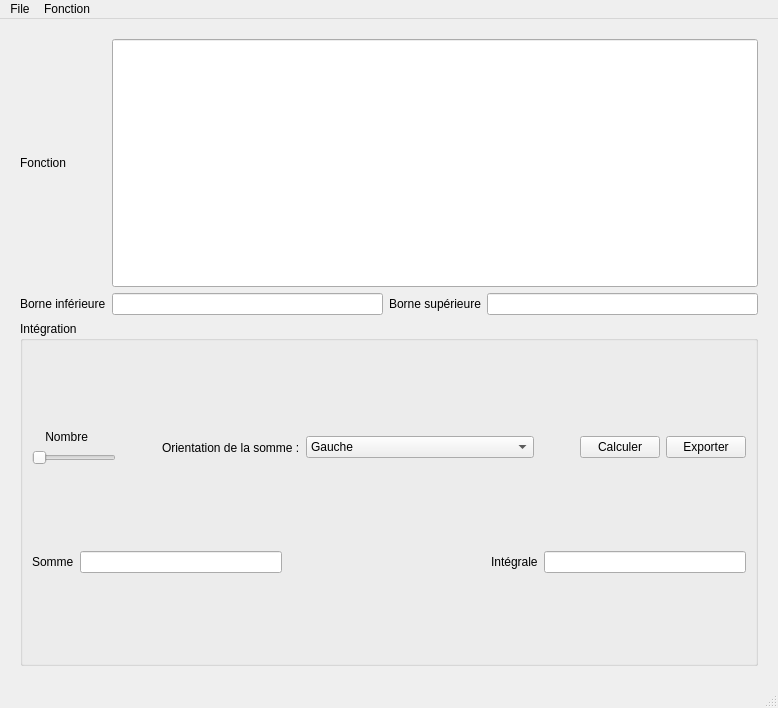
<?xml version="1.0" encoding="UTF-8"?>
<ui version="4.0">
 <class>TP2MainWindow</class>
 <widget class="QMainWindow" name="TP2MainWindow">
  <property name="geometry">
   <rect>
    <x>0</x>
    <y>0</y>
    <width>778</width>
    <height>708</height>
   </rect>
  </property>
  <property name="windowTitle">
   <string>MainWindow</string>
  </property>
  <widget class="QWidget" name="centralwidget">
   <layout class="QVBoxLayout" name="verticalLayout_4">
    <property name="leftMargin">
     <number>20</number>
    </property>
    <property name="topMargin">
     <number>20</number>
    </property>
    <property name="rightMargin">
     <number>20</number>
    </property>
    <property name="bottomMargin">
     <number>20</number>
    </property>
    <item>
     <layout class="QVBoxLayout" name="verticalLayout" stretch="20,55,25">
      <item>
       <layout class="QGridLayout" name="gridLayout">
        <item row="2" column="3">
         <widget class="QLineEdit" name="supLineEdit"/>
        </item>
        <item row="2" column="2">
         <widget class="QLabel" name="supLabel">
          <property name="text">
           <string>Borne supérieure</string>
          </property>
         </widget>
        </item>
        <item row="2" column="0">
         <widget class="QLabel" name="infLabel">
          <property name="text">
           <string>Borne inférieure</string>
          </property>
         </widget>
        </item>
        <item row="2" column="1">
         <widget class="QLineEdit" name="infLineEdit"/>
        </item>
        <item row="1" column="0">
         <widget class="QLabel" name="functionLabel">
          <property name="text">
           <string>Fonction</string>
          </property>
         </widget>
        </item>
        <item row="1" column="1" colspan="3">
         <widget class="QLineEdit" name="functionLineEdit">
          <property name="sizePolicy">
           <sizepolicy hsizetype="MinimumExpanding" vsizetype="Minimum">
            <horstretch>0</horstretch>
            <verstretch>0</verstretch>
           </sizepolicy>
          </property>
         </widget>
        </item>
       </layout>
      </item>
      <item>
       <layout class="QVBoxLayout" name="functionLayout"/>
      </item>
      <item>
       <widget class="QGroupBox" name="groupBox">
        <property name="title">
         <string>Intégration</string>
        </property>
        <layout class="QVBoxLayout" name="verticalLayout_3">
         <item>
          <layout class="QVBoxLayout" name="verticalLayout_2">
           <item>
            <layout class="QHBoxLayout" name="horizontalLayout_4" stretch="0,0,1,6,0,0,0">
             <item>
              <layout class="QVBoxLayout" name="verticalLayout_5">
               <item>
                <widget class="QLabel" name="nombreLabel">
                 <property name="text">
                  <string>    Nombre</string>
                 </property>
                </widget>
               </item>
               <item>
                <widget class="QSlider" name="nombreSlider">
                 <property name="orientation">
                  <enum>Qt::Orientation::Horizontal</enum>
                 </property>
                </widget>
               </item>
              </layout>
             </item>
             <item>
              <spacer name="horizontalSpacer">
               <property name="orientation">
                <enum>Qt::Orientation::Horizontal</enum>
               </property>
               <property name="sizeHint" stdset="0">
                <size>
                 <width>40</width>
                 <height>20</height>
                </size>
               </property>
              </spacer>
             </item>
             <item>
              <widget class="QLabel" name="orientationLabel">
               <property name="text">
                <string>Orientation de la somme :</string>
               </property>
              </widget>
             </item>
             <item>
              <widget class="QComboBox" name="orientationComboBox">
               <item>
                <property name="text">
                 <string>Gauche</string>
                </property>
               </item>
               <item>
                <property name="text">
                 <string>Droite</string>
                </property>
               </item>
              </widget>
             </item>
             <item>
              <spacer name="horizontalSpacer_2">
               <property name="orientation">
                <enum>Qt::Orientation::Horizontal</enum>
               </property>
               <property name="sizeHint" stdset="0">
                <size>
                 <width>40</width>
                 <height>20</height>
                </size>
               </property>
              </spacer>
             </item>
             <item>
              <widget class="QPushButton" name="calculerButton">
               <property name="text">
                <string>Calculer</string>
               </property>
              </widget>
             </item>
             <item>
              <widget class="QPushButton" name="exportButton">
               <property name="text">
                <string>Exporter</string>
               </property>
              </widget>
             </item>
            </layout>
           </item>
          </layout>
         </item>
         <item>
          <layout class="QHBoxLayout" name="horizontalLayout">
           <item>
            <widget class="QLabel" name="sommeLabel">
             <property name="text">
              <string>Somme</string>
             </property>
            </widget>
           </item>
           <item>
            <widget class="QLineEdit" name="sommeLineEdit"/>
           </item>
           <item>
            <spacer name="horizontalSpacer_3">
             <property name="orientation">
              <enum>Qt::Orientation::Horizontal</enum>
             </property>
             <property name="sizeHint" stdset="0">
              <size>
               <width>35</width>
               <height>20</height>
              </size>
             </property>
            </spacer>
           </item>
           <item>
            <widget class="QLabel" name="integraleLabel">
             <property name="text">
              <string>Intégrale</string>
             </property>
            </widget>
           </item>
           <item>
            <widget class="QLineEdit" name="integraleLineEdit"/>
           </item>
          </layout>
         </item>
        </layout>
       </widget>
      </item>
     </layout>
    </item>
   </layout>
  </widget>
  <widget class="QMenuBar" name="menubar">
   <property name="geometry">
    <rect>
     <x>0</x>
     <y>0</y>
     <width>778</width>
     <height>38</height>
    </rect>
   </property>
   <widget class="QMenu" name="menuFile">
    <property name="title">
     <string>File</string>
    </property>
   </widget>
   <widget class="QMenu" name="menufonction">
    <property name="title">
     <string>Fonction</string>
    </property>
   </widget>
   <addaction name="menuFile"/>
   <addaction name="menufonction"/>
  </widget>
  <widget class="QStatusBar" name="statusbar"/>
 </widget>
 <resources/>
 <connections/>
</ui>
